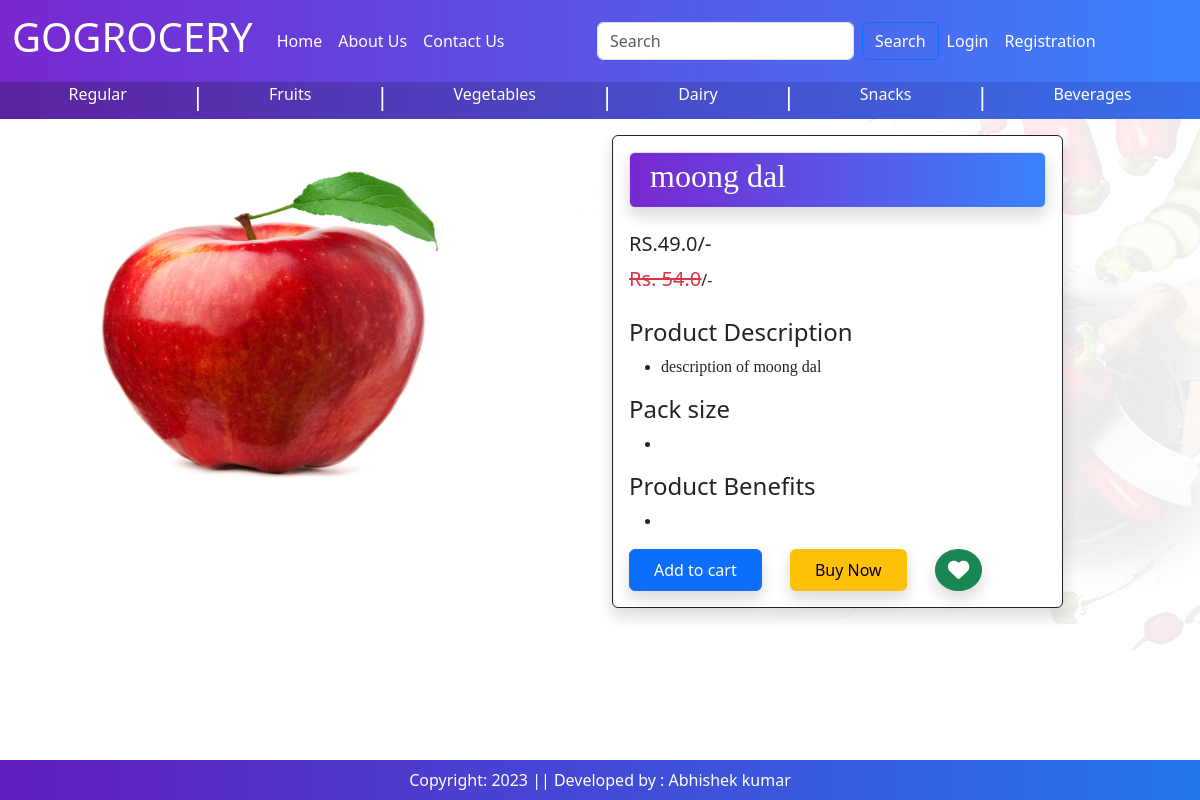
Page /product-detail/3 on the committed database.
### baseapp/models.py (models this page shows, shortened)
class Product(models.Model):
    title = models.CharField(max_length=100)
    sub_category = models.ForeignKey(SubCategory,on_delete=models.CASCADE,null=True,blank=True)
    main_category = models.ForeignKey(Category,on_delete=models.CASCADE,null=True,blank=True,default='')
    selling_price = models.FloatField(blank=True)
    discounted_price = models.FloatField(blank=True)
    description = models.TextField(blank=True)
    pack_size = models.TextField(blank=True)
    brands = models.TextField(choices=BRANDS, max_length=100,blank=True)
    product_image = models.ImageField(upload_to='product',blank=True)

### baseapp/views.py (the view)
# urls.py: path("product-detail/<int:pk>",views.ProductDetail.as_view(),name="product-detail"),
class ProductDetail(View):
    def get(self,request,pk):
        totalitem = 0
        wishitem = 0
        product = Product.objects.get(pk=pk)
        if request.user.is_authenticated:
            totalitem = len(Cart.objects.filter(user=request.user))
            wishitem = len(Wishlist.objects.filter(user=request.user))
            wishlist = Wishlist.objects.filter(Q(product=product) & Q(user=request.user))
        return render(request,"baseapp/productdetail.html",locals())

### baseapp/templates/baseapp/productdetail.html (shortened to what this page needs)
{% extends 'baseapp/base.html' %}
{% load static %}
{% block main-content %}
    <div class="container">
        <div class="row flex justify-content-between">
           <div class="img2 col-lg-5 ">
                <img src="{% static 'app/images/product/apple.jpg' %}" class="image col-xs-6 col-sm-12 col-lg-12 mt-3 text-sm-center w-100 h-75" alt="">
           </div>
           <div class="productdetail col-lg-5">
            <div class="card shadow border border-dark ">
                <div class="card-body ">
                    <div class=" border p-1  gradient1-custom rounded shadow " >
                        <h2 class="card-title ms-3 text-white" style="font-family: Georgia; ">{{product.title}}</h2>
                    </div>
                <br>
                <h5>RS.{{product.discounted_price}}/-</h5>
                <small class="text-decoration-line-through text-danger fs-5 "><del>Rs. {{product.selling_price}}</del></small>/-
                <h4>Product Description</h4>
                <ul class="fd-5" style="font-family: Rajdhani;">
                    <li>{{product.description}}</li>
                </ul>
                <h4>Pack size</h4>
                <ul class="fd-5" style="font-family: Rajdhani;">
                    <li>{{product.other_info}}</li>
                </ul>
                <h4>Product Benefits</h4>
                <ul class="fd-5" style="font-family: Rajdhani;">
                    <li>{{product.benefits}}</li>
                </ul>
                <form action="/add-to-cart" class="d-inline">
                    <button type="submit" class=" btn btn-primary shadow px-4 py-2 ">Add to cart</button>
                </form>
                <a href="{% url 'showcart' %}" class="btn btn-warning shadow px-4 py-2 ms-4 ">Buy Now</a>
                {% if request.user.is_authenticated %}
                    {% if wishlist %}
                        <a pid={{product.id}} class="minus-wishlist btn btn-danger shadow  py-2 ms-4 rounded-circle"><i class="fas fa-heart fa-lg"></i></a>
                    {% else %}
                        <a pid={{product.id}} class="plus-wishlist btn btn-success shadow  py-2 ms-4 rounded-circle"><i class="fas fa-heart fa-lg"></i></a>
                    {% endif %}
                {% else %}
                <a class="plus-wishlist btn btn-success shadow  py-2 ms-4 rounded-circle"><i class="fas fa-heart fa-lg"></i></a>
                {% endif %}
            </div>
        </div>
    </div>
{% endblock main-content %}

### baseapp/templates/baseapp/base.html (style rules this page uses)
.card { transition: transform 0.3s ease; }
#bg { background-size: 1400px 650px; background-repeat: no-repeat; background-position: top; background-attachment: fixed; }
.gradient1-custom { background:linear-gradient(to right, rgba(106, 17, 203, 0.9), rgba(37, 117, 252, 0.9)); }

### rows in the picture
Product: title "moong dal", discounted_price "49.0", selling_price "54.0", description "description of moong dal"
